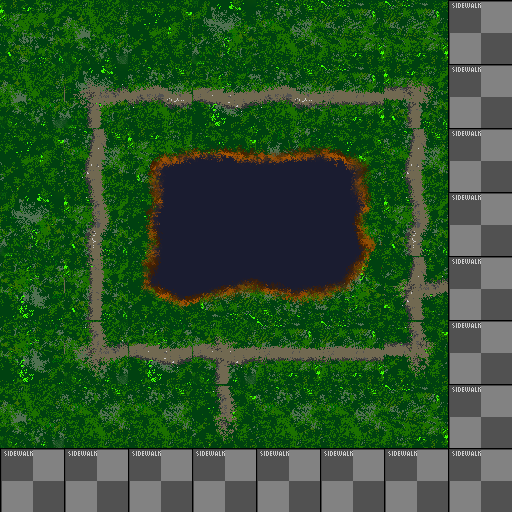

A level layout from a 2D game, rendered from its tile map. Below: a short description, then the map file with its tile-grid data intact:
An orthogonal 8x8 tile map with 64x64 px tiles, 1 tile layer (Tile Layer 1), 2 tilesets.

<map version="1.0" tiledversion="1.1.2" orientation="orthogonal" renderorder="right-down" width="8" height="8" tilewidth="64" tileheight="64" infinite="0" nextobjectid="1">
 <tileset firstgid="1" source="Park.tsx" />
 <tileset firstgid="65" source="WorldTiles.tsx" />
 <layer name="Tile Layer 1" width="8" height="8">
  <data encoding="csv">
10,11,9,12,2,3,3,66,
11,8,46,45,46,47,6,66,
9,48,41,42,43,44,48,66,
12,56,49,50,51,52,56,66,
1,64,57,58,59,60,16,66,
1,7,45,32,47,47,5,66,
11,2,2,53,2,2,3,66,
66,66,66,66,66,66,66,66
</data>
 </layer>
</map>